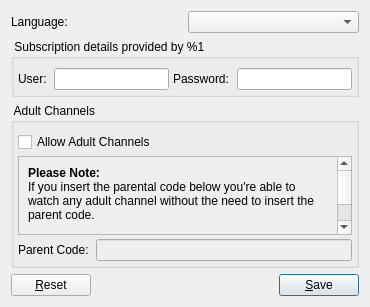
<?xml version="1.0" encoding="UTF-8"?>
<ui version="4.0">
 <class>QFTSettings</class>
 <widget class="QDialog" name="QFTSettings">
  <property name="windowModality">
   <enum>Qt::WindowModal</enum>
  </property>
  <property name="geometry">
   <rect>
    <x>0</x>
    <y>0</y>
    <width>370</width>
    <height>307</height>
   </rect>
  </property>
  <property name="windowTitle">
   <string>%1 First Time Settings</string>
  </property>
  <property name="windowIcon">
   <iconset>
    <normaloff>branding:main/icon</normaloff>branding:main/icon</iconset>
  </property>
  <property name="locale">
   <locale language="English" country="UnitedStates"/>
  </property>
  <layout class="QVBoxLayout" name="verticalLayout">
   <item>
    <layout class="QHBoxLayout" name="horizontalLayout">
     <item>
      <widget class="QLabel" name="label_10">
       <property name="text">
        <string>Language: </string>
       </property>
      </widget>
     </item>
     <item>
      <widget class="QComboBox" name="cbxLanguage">
       <property name="minimumSize">
        <size>
         <width>100</width>
         <height>0</height>
        </size>
       </property>
      </widget>
     </item>
    </layout>
   </item>
   <item>
    <widget class="QGroupBox" name="groupAccount">
     <property name="title">
      <string> Subscription details provided by %1 </string>
     </property>
     <layout class="QGridLayout" name="gridLayout">
      <property name="leftMargin">
       <number>4</number>
      </property>
      <property name="topMargin">
       <number>9</number>
      </property>
      <property name="rightMargin">
       <number>4</number>
      </property>
      <property name="bottomMargin">
       <number>4</number>
      </property>
      <property name="spacing">
       <number>4</number>
      </property>
      <item row="0" column="2">
       <widget class="QLabel" name="label_4">
        <property name="text">
         <string>Password: </string>
        </property>
       </widget>
      </item>
      <item row="0" column="0">
       <widget class="QLabel" name="label_2">
        <property name="text">
         <string>User: </string>
        </property>
       </widget>
      </item>
      <item row="0" column="3">
       <widget class="QLineEdit" name="linePass">
        <property name="echoMode">
         <enum>QLineEdit::Password</enum>
        </property>
       </widget>
      </item>
      <item row="0" column="1">
       <widget class="QLineEdit" name="lineUsr"/>
      </item>
     </layout>
    </widget>
   </item>
   <item>
    <widget class="QGroupBox" name="groupBox_3">
     <property name="title">
      <string> Adult Channels </string>
     </property>
     <layout class="QVBoxLayout" name="verticalLayout_11">
      <property name="spacing">
       <number>4</number>
      </property>
      <property name="leftMargin">
       <number>4</number>
      </property>
      <property name="topMargin">
       <number>9</number>
      </property>
      <property name="rightMargin">
       <number>4</number>
      </property>
      <property name="bottomMargin">
       <number>4</number>
      </property>
      <item>
       <widget class="QCheckBox" name="checkAdult">
        <property name="text">
         <string>Allow Adult Channels</string>
        </property>
       </widget>
      </item>
      <item>
       <widget class="QScrollArea" name="scrollArea_2">
        <property name="widgetResizable">
         <bool>true</bool>
        </property>
        <widget class="QWidget" name="scrollAreaWidgetContents">
         <property name="geometry">
          <rect>
           <x>0</x>
           <y>0</y>
           <width>340</width>
           <height>99</height>
          </rect>
         </property>
         <layout class="QVBoxLayout" name="verticalLayout_10">
          <item>
           <widget class="QLabel" name="label_23">
            <property name="text">
             <string>&lt;html&gt;&lt;head/&gt;&lt;body&gt;&lt;p&gt;&lt;span style=&quot; font-weight:600;&quot;&gt;Please Note:&lt;/span&gt;&lt;br/&gt;If you insert the parental code below you're able to watch any adult channel without the need to insert the parent code. &lt;/p&gt;&lt;p&gt;Leaving this field blank you'll have to enter the parent code each time you want to watch an adult channel.&lt;/p&gt;&lt;/body&gt;&lt;/html&gt;</string>
            </property>
            <property name="wordWrap">
             <bool>true</bool>
            </property>
           </widget>
          </item>
         </layout>
        </widget>
       </widget>
      </item>
      <item>
       <layout class="QHBoxLayout" name="horizontalLayout_10">
        <item>
         <widget class="QLabel" name="label_14">
          <property name="text">
           <string>Parent Code: </string>
          </property>
         </widget>
        </item>
        <item>
         <widget class="QLineEdit" name="lineErosPass">
          <property name="enabled">
           <bool>false</bool>
          </property>
          <property name="echoMode">
           <enum>QLineEdit::Password</enum>
          </property>
         </widget>
        </item>
       </layout>
      </item>
     </layout>
    </widget>
   </item>
   <item>
    <layout class="QHBoxLayout" name="horizontalLayout_2">
     <property name="spacing">
      <number>2</number>
     </property>
     <item>
      <widget class="QPushButton" name="pushReset">
       <property name="text">
        <string>&amp;Reset</string>
       </property>
       <property name="autoDefault">
        <bool>false</bool>
       </property>
      </widget>
     </item>
     <item>
      <spacer name="horizontalSpacer">
       <property name="orientation">
        <enum>Qt::Horizontal</enum>
       </property>
       <property name="sizeHint" stdset="0">
        <size>
         <width>40</width>
         <height>20</height>
        </size>
       </property>
      </spacer>
     </item>
     <item>
      <widget class="QPushButton" name="pushSave">
       <property name="text">
        <string>&amp;Save</string>
       </property>
       <property name="autoDefault">
        <bool>false</bool>
       </property>
       <property name="default">
        <bool>true</bool>
       </property>
      </widget>
     </item>
    </layout>
   </item>
  </layout>
 </widget>
 <tabstops>
  <tabstop>cbxLanguage</tabstop>
  <tabstop>lineUsr</tabstop>
  <tabstop>linePass</tabstop>
  <tabstop>checkAdult</tabstop>
  <tabstop>scrollArea_2</tabstop>
  <tabstop>lineErosPass</tabstop>
  <tabstop>pushSave</tabstop>
  <tabstop>pushReset</tabstop>
 </tabstops>
 <resources/>
 <connections>
  <connection>
   <sender>checkAdult</sender>
   <signal>toggled(bool)</signal>
   <receiver>lineErosPass</receiver>
   <slot>setEnabled(bool)</slot>
   <hints>
    <hint type="sourcelabel">
     <x>34</x>
     <y>143</y>
    </hint>
    <hint type="destinationlabel">
     <x>329</x>
     <y>267</y>
    </hint>
   </hints>
  </connection>
 </connections>
</ui>
